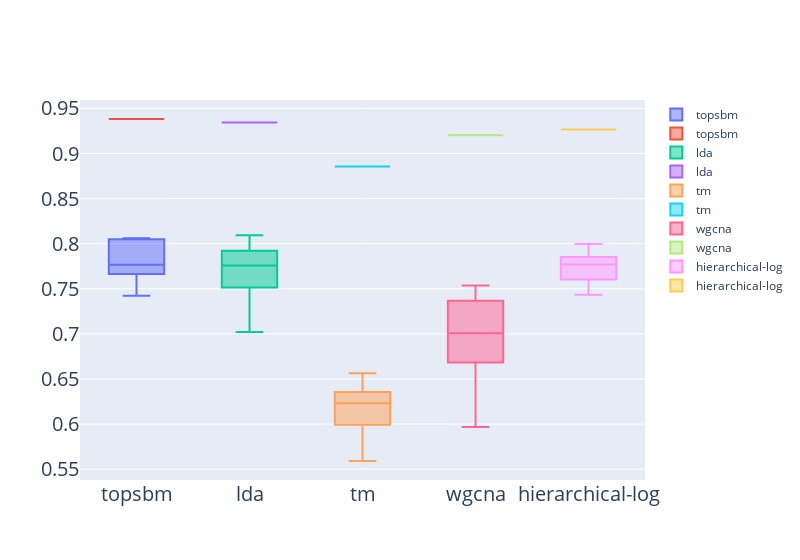

The cell this chart's notebook holds for it:
### Code cell
fig = go.Figure()

for alg in alorithms:
    fig.add_trace(go.Box(y = list(map(max,data[alg])), name=alg))
    fig.add_trace(go.Box(y = list(map(max,data_hk[alg])), name=alg))

adict = {"tickfont_size":20}
fig.update_layout({"xaxis":adict, "yaxis":adict, "width":800})
fig.show()
fig.write_image("random_scores.pdf")

### Figure 1 — Plotly figure (JSON) as saved in the notebook; plotly's stock layout.template omitted (floating-point values rounded to 4 significant figures)
{"data": [{"name": "topsbm", "type": "box", "y": [0.7948, 0.7422, 0.8049, 0.7665, 0.7729, 0.7622, 0.8057, 0.7805, 0.7708, 0.8061]}, {"name": "topsbm", "type": "box", "y": [0.9383]}, {"name": "lda", "type": "box", "y": [0.7935, 0.7857, 0.7021, 0.7138, 0.7851, 0.8095, 0.7665, 0.7562, 0.7923, 0.7513]}, {"name": "lda", "type": "box", "y": [0.9345]}, {"name": "tm", "type": "box", "y": [0.635, 0.6355, 0.6206, 0.5993, 0.559, 0.5701, 0.6205, 0.6562, 0.6257, 0.6382]}, {"name": "tm", "type": "box", "y": [0.8857]}, {"name": "wgcna", "type": "box", "y": [0.7368, 0.6471, 0.7536, 0.5967, 0.6762, 0.7198, 0.7188, 0.6824, 0.6682, 0.7388]}, {"name": "wgcna", "type": "box", "y": [0.9204]}, {"name": "hierarchical-log", "type": "box", "y": [0.7792, 0.7433, 0.7748, 0.7852, 0.7823, 0.7602, 0.7602, 0.7996, 0.7944, 0.7643]}, {"name": "hierarchical-log", "type": "box", "y": [0.9267]}], "layout": {"width": 800, "xaxis": {"tickfont": {"size": 20}}, "yaxis": {"tickfont": {"size": 20}}}}
